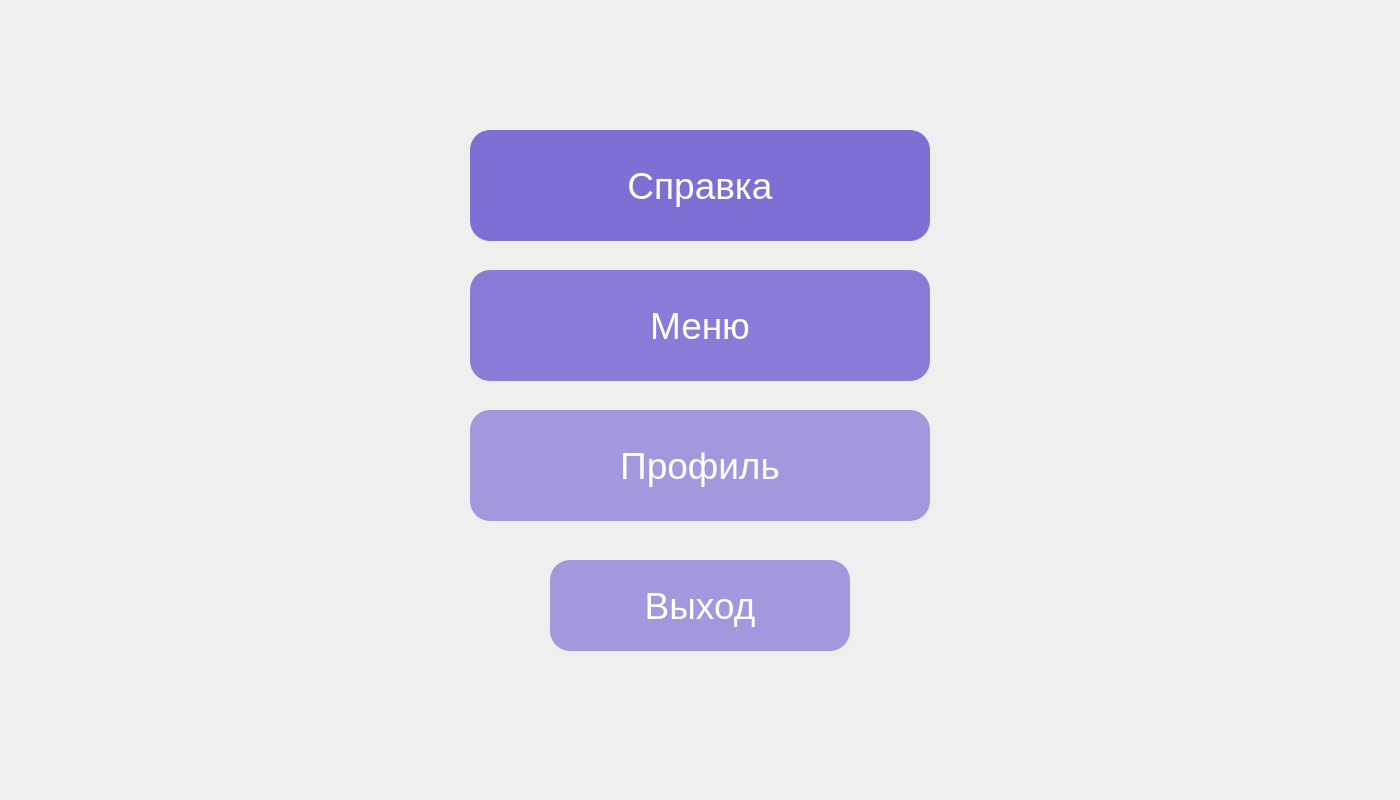
<?xml version="1.0" encoding="UTF-8"?>
<ui version="4.0">
 <class>Menu</class>
 <widget class="QWidget" name="Menu">
  <property name="geometry">
   <rect>
    <x>0</x>
    <y>0</y>
    <width>1400</width>
    <height>800</height>
   </rect>
  </property>
  <property name="windowTitle">
   <string>Form</string>
  </property>
  <widget class="QPushButton" name="Spravka_btn">
   <property name="geometry">
    <rect>
     <x>470</x>
     <y>130</y>
     <width>460</width>
     <height>111</height>
    </rect>
   </property>
   <property name="font">
    <font>
     <family>Arial</family>
     <pointsize>28</pointsize>
    </font>
   </property>
   <property name="styleSheet">
    <string notr="true">background-color: rgb(107,92,209,220); color: White; border-radius: 20px; </string>
   </property>
   <property name="text">
    <string>Справка</string>
   </property>
  </widget>
  <widget class="QPushButton" name="Menu_btn">
   <property name="geometry">
    <rect>
     <x>470</x>
     <y>270</y>
     <width>460</width>
     <height>111</height>
    </rect>
   </property>
   <property name="font">
    <font>
     <family>Arial</family>
     <pointsize>28</pointsize>
    </font>
   </property>
   <property name="styleSheet">
    <string notr="true">background-color: rgb(107,92,209,200); color: White; border-radius: 20px; </string>
   </property>
   <property name="text">
    <string>Меню</string>
   </property>
  </widget>
  <widget class="QPushButton" name="Profile_btn">
   <property name="geometry">
    <rect>
     <x>470</x>
     <y>410</y>
     <width>460</width>
     <height>111</height>
    </rect>
   </property>
   <property name="font">
    <font>
     <family>Arial</family>
     <pointsize>28</pointsize>
    </font>
   </property>
   <property name="styleSheet">
    <string notr="true">background-color: rgb(107,92,209,150); color: White; border-radius: 20px; </string>
   </property>
   <property name="text">
    <string>Профиль</string>
   </property>
  </widget>
  <widget class="QPushButton" name="Exit_btn">
   <property name="geometry">
    <rect>
     <x>550</x>
     <y>560</y>
     <width>300</width>
     <height>91</height>
    </rect>
   </property>
   <property name="font">
    <font>
     <family>Arial</family>
     <pointsize>28</pointsize>
    </font>
   </property>
   <property name="styleSheet">
    <string notr="true">background-color: rgb(107,92,209,150); color: White; border-radius: 20px; </string>
   </property>
   <property name="text">
    <string>Выход</string>
   </property>
  </widget>
 </widget>
 <resources/>
 <connections/>
</ui>
